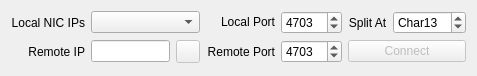
<?xml version="1.0" encoding="UTF-8"?>
<ui version="4.0">
 <class>TcpCommsForm</class>
 <widget class="QWidget" name="TcpCommsForm">
  <property name="geometry">
   <rect>
    <x>0</x>
    <y>0</y>
    <width>477</width>
    <height>76</height>
   </rect>
  </property>
  <property name="windowTitle">
   <string>Form</string>
  </property>
  <layout class="QGridLayout" name="gridLayout">
   <item row="0" column="1">
    <widget class="QLabel" name="lblSplitChar">
     <property name="text">
      <string>Split At</string>
     </property>
     <property name="alignment">
      <set>Qt::AlignCenter</set>
     </property>
     <property name="buddy">
      <cstring>spinBoxSplitChar</cstring>
     </property>
    </widget>
   </item>
   <item row="0" column="2">
    <widget class="QSpinBox" name="spinBoxSplitChar">
     <property name="prefix">
      <string>Char</string>
     </property>
     <property name="maximum">
      <number>255</number>
     </property>
     <property name="value">
      <number>13</number>
     </property>
    </widget>
   </item>
   <item row="2" column="0">
    <spacer name="verticalSpacer">
     <property name="orientation">
      <enum>Qt::Vertical</enum>
     </property>
     <property name="sizeHint" stdset="0">
      <size>
       <width>0</width>
       <height>0</height>
      </size>
     </property>
    </spacer>
   </item>
   <item row="1" column="1" colspan="2">
    <widget class="QPushButton" name="btnConnect">
     <property name="enabled">
      <bool>false</bool>
     </property>
     <property name="text">
      <string>Connect</string>
     </property>
    </widget>
   </item>
   <item row="0" column="0" rowspan="2">
    <widget class="QWidget" name="widEditors" native="true">
     <layout class="QGridLayout" name="gridLayout_2">
      <property name="leftMargin">
       <number>0</number>
      </property>
      <property name="topMargin">
       <number>0</number>
      </property>
      <property name="rightMargin">
       <number>0</number>
      </property>
      <property name="bottomMargin">
       <number>0</number>
      </property>
      <item row="0" column="0">
       <widget class="QLabel" name="lblLocalNIC">
        <property name="text">
         <string>Local NIC IPs</string>
        </property>
        <property name="alignment">
         <set>Qt::AlignRight|Qt::AlignTrailing|Qt::AlignVCenter</set>
        </property>
        <property name="buddy">
         <cstring>cmbNicList</cstring>
        </property>
       </widget>
      </item>
      <item row="0" column="3">
       <widget class="QLabel" name="lblRxPort">
        <property name="sizePolicy">
         <sizepolicy hsizetype="Preferred" vsizetype="Fixed">
          <horstretch>0</horstretch>
          <verstretch>0</verstretch>
         </sizepolicy>
        </property>
        <property name="text">
         <string>Local Port</string>
        </property>
        <property name="alignment">
         <set>Qt::AlignRight|Qt::AlignTrailing|Qt::AlignVCenter</set>
        </property>
       </widget>
      </item>
      <item row="0" column="4">
       <widget class="QSpinBox" name="spinLocalPort">
        <property name="sizePolicy">
         <sizepolicy hsizetype="Minimum" vsizetype="Minimum">
          <horstretch>0</horstretch>
          <verstretch>0</verstretch>
         </sizepolicy>
        </property>
        <property name="specialValueText">
         <string>Any</string>
        </property>
        <property name="keyboardTracking">
         <bool>false</bool>
        </property>
        <property name="maximum">
         <number>65535</number>
        </property>
        <property name="value">
         <number>4703</number>
        </property>
       </widget>
      </item>
      <item row="1" column="0">
       <widget class="QLabel" name="lblRemoteIp">
        <property name="text">
         <string>Remote IP</string>
        </property>
        <property name="alignment">
         <set>Qt::AlignRight|Qt::AlignTrailing|Qt::AlignVCenter</set>
        </property>
        <property name="buddy">
         <cstring>edRemoteIp</cstring>
        </property>
       </widget>
      </item>
      <item row="1" column="1">
       <widget class="QLineEdit" name="edRemoteIp">
        <property name="text">
         <string notr="true"/>
        </property>
        <property name="maxLength">
         <number>15</number>
        </property>
        <property name="cursorPosition">
         <number>0</number>
        </property>
       </widget>
      </item>
      <item row="1" column="2">
       <widget class="QToolButton" name="btnPing">
        <property name="enabled">
         <bool>false</bool>
        </property>
        <property name="text">
         <string notr="true"/>
        </property>
        <property name="icon">
         <iconset resource="../res/coretools.qrc">
          <normaloff>:/working.png</normaloff>:/working.png</iconset>
        </property>
       </widget>
      </item>
      <item row="1" column="3">
       <widget class="QLabel" name="lblTxPort">
        <property name="text">
         <string>Remote Port</string>
        </property>
        <property name="alignment">
         <set>Qt::AlignRight|Qt::AlignTrailing|Qt::AlignVCenter</set>
        </property>
       </widget>
      </item>
      <item row="1" column="4">
       <widget class="QSpinBox" name="spinRemotePort">
        <property name="specialValueText">
         <string>Any</string>
        </property>
        <property name="keyboardTracking">
         <bool>false</bool>
        </property>
        <property name="maximum">
         <number>65535</number>
        </property>
        <property name="value">
         <number>4703</number>
        </property>
       </widget>
      </item>
      <item row="0" column="1" colspan="2">
       <widget class="QComboBox" name="cmbNicList"/>
      </item>
     </layout>
    </widget>
   </item>
  </layout>
 </widget>
 <resources>
  <include location="../res/coretools.qrc"/>
 </resources>
 <connections/>
</ui>
